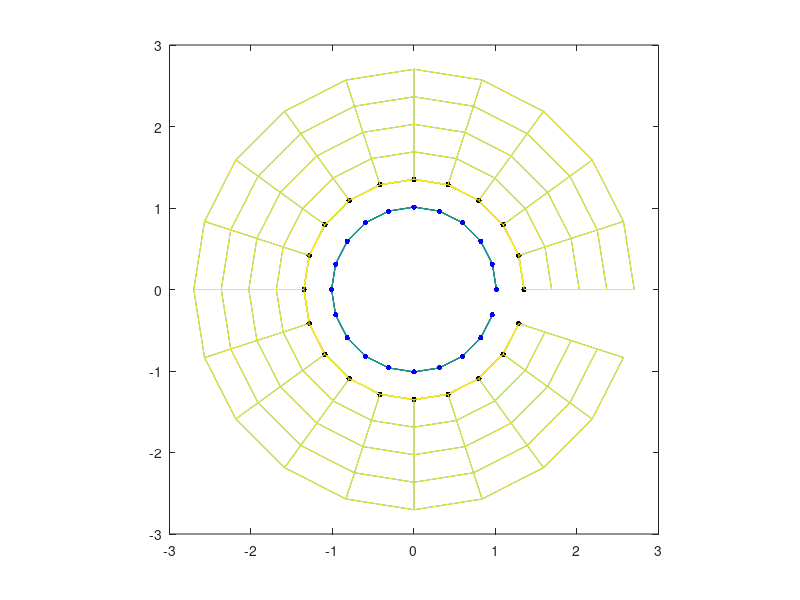
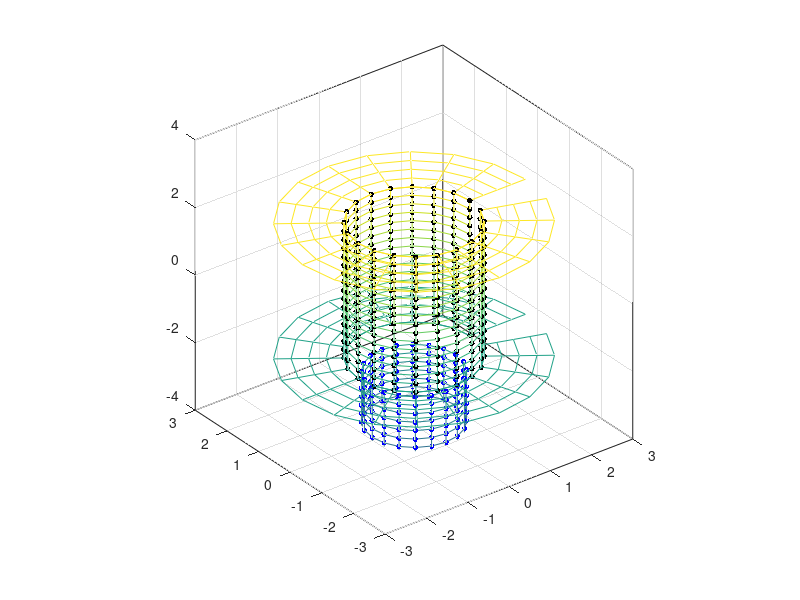
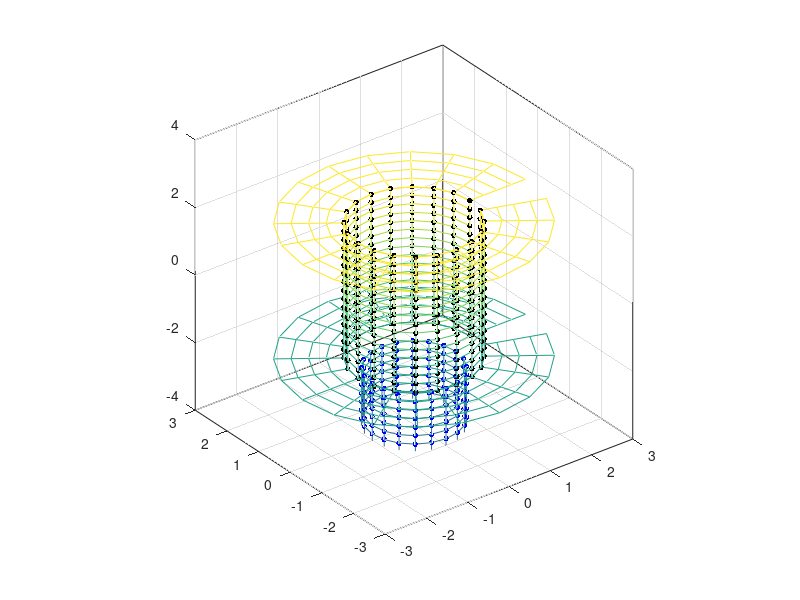
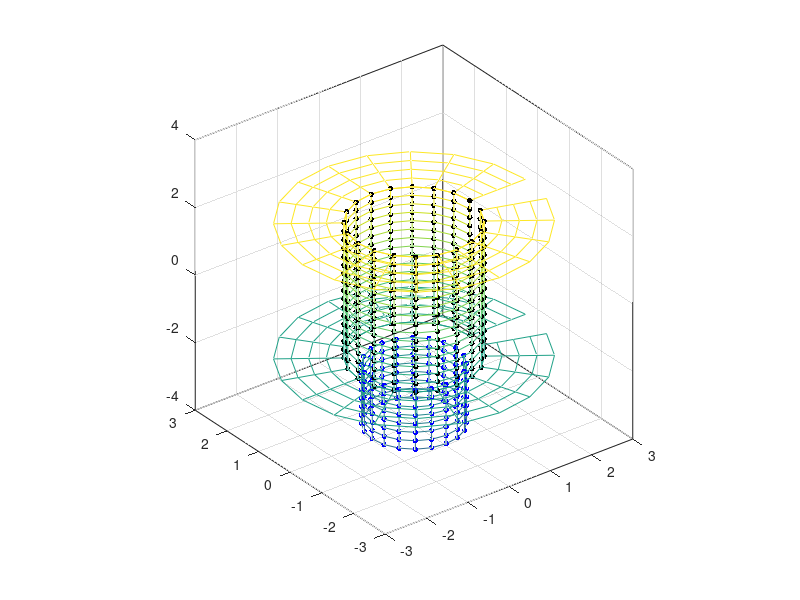

MATLAB code for these plots, in order: (Note: a time limit stopped this script after it produced the figures.)
clear; close all; set(0,'DefaultFigureWindowStyle','docked')
% set(figure,'color',[0 1 1])   % camproj('perspective')
%%%%%%%%%%%%%%%%%%%%%%%%%%%%%%
%%%%%%%%%%%%%%%%%%%%%%%%%%%%%%
 %%%%%%% Define Nanotube properties  %%%%%%%
n=15; m=15;
acc=0.1412;   r1=sqrt(3) * acc * sqrt(n^2+m^2+n*m)/pi/2;
% Define equivalent cylinder properties
relativelead1 = 0;   alp1 = relativelead1 + 360*(0:0.05:1.00); alp1(numel(alp1))=[];
x1 = r1*cosd(alp1);      y1 = r1*sind(alp1);
z1min = -2.50;
z1max = 2.50;
z1 = (z1min:0.25:z1max)'; 
x1=repmat(x1,numel(z1),1);      y1=repmat(y1,numel(z1),1);      z1=repmat(z1,1,size(x1,2));
% plot3(x1(:,1:size(x1,2)),y1(:,1:size(x1,2)),z1(:,1:size(x1,2)),'r')
% plot3(x1(2,:),y1(2,:),z1(2,:),'b')
%%%%%%% FOR THE MATRIX %%%%%%%
relativelead2 = 0.00;    alp2 = relativelead2 + 360*(0:0.05:1.00); alp2(numel(alp2))=[];
r2 = r1 + 0.34;    x2 = r2*cosd(alp2);     y2 = r2*sind(alp2);
z2min = -2.00;
z2max =  2.00;
z2 = (z2min:0.25:z2max)';
x2 = repmat(x2,numel(z2),1);      y2 = repmat(y2,numel(z2),1);      z2 = repmat(z2,1,size(x2,2));
r3 = (r2*(1:0.25:2))';
x3 = r3*cosd(alp2);      y3 = r3*sind(alp2);
z3a = min(z2(:,1))*ones(size(x3));      z3b = max(z2(:,1))*ones(size(x3));
% plot3(x1,y1,z1,'k.','Markersize',20);
% surface(x1,y1,z1);     box on;   hold on
% plot3(x2,y2,z2,'k.','Markersize',20);
% surface(x2,y2,z2);     surface(x3,y3,z3a);     surface(x3,y3,z3b)
% axis equal;    view(80,20)
%%%%%%%%%%%%%%%%%%%%%%%%%
%%%%%%%%%%%%%%%%%%%%%%%%%
fig=figure('units','pixels','name', 'CNT_Pullout', 'renderer', 'opengl', 'visible','on');


box on;   hold on
zincr=-5.00:0.1:5.00;
for count=1:numel(zincr)
    z1new=z1+zincr(count);
    mesh(x1,y1,z1new);     hold on;
    plot3(x1,y1,z1new,'b.','Markersize',12.5);
    mesh(x2,y2,z2);
    plot3(x2,y2,z2,'k.','Markersize',12.5);
    mesh(x3,y3,z3a);   %   plot3(x3,y3,z3a,'k.','Markersize',12.5);
    mesh(x3,y3,z3b);    %  plot3(x3,y3,z3b,'k.','Markersize',12.5);    %     axis equal;
    acount = (count/numel(zincr))*100;
    method = 1;
    for count1=1:numel(x1)
        acount1 = acount + (count1/numel(x1)/numel(zincr))*100;
        if method == 1
            for count2=1:numel(x2)
                if mod(count2,floor(numel(x2)/3))==0
                    acount2 = acount1 + (count2/numel(x2)/numel(x1)/numel(zincr))*100;
                    disp(acount2)
                end
                dist=sqrt((x1(count1)-x2(count2))^2 + (y1(count1)-y2(count2))^2 + (z1new(count1)-z2(count2))^2  );
                if dist>0.94*(0.34) && dist<1.06*(0.34)
                    plot3([x1(count1) x2(count2)],[y1(count1) y2(count2)],[z1new(count1) z2(count2)],'k','LineWidth',3);
                    hold on; axis([-3 3 -3 3 -4 4]);view(88,24);hidden off;box on;axis square
                    pause(0.005)
                end
            end
        end
        if method == 2
            dist = sqrt(   (x1(count1)-x2).^2   +   (y1(count1)-y2).^2   +   (z1new(count1)-z2).^2  )   ;
            ind = find(dist>0.30 & dist<0.38);
            plot3( [x1(count1)*ones(numel(ind),1) x2(ind)],...
                       [y1(count1)*ones(numel(ind),1) y2(ind)],...
                       [z1new(count1)*ones(numel(ind),1) z2(ind)],'k','LineWidth',3)
            hold on; axis([-3 3 -3 3 -4 4]);view(90,0);hidden off;box on;axis square % pause(0.001)
        end
    end
    axis equal
    axis([-3 3 -3 3 -4 4]);     
    hidden off;    box on;    hold off;    pause(0.001)
    axis square
    disp('printing figure to image file')
    print('-djpeg100',num2str(count))
end
